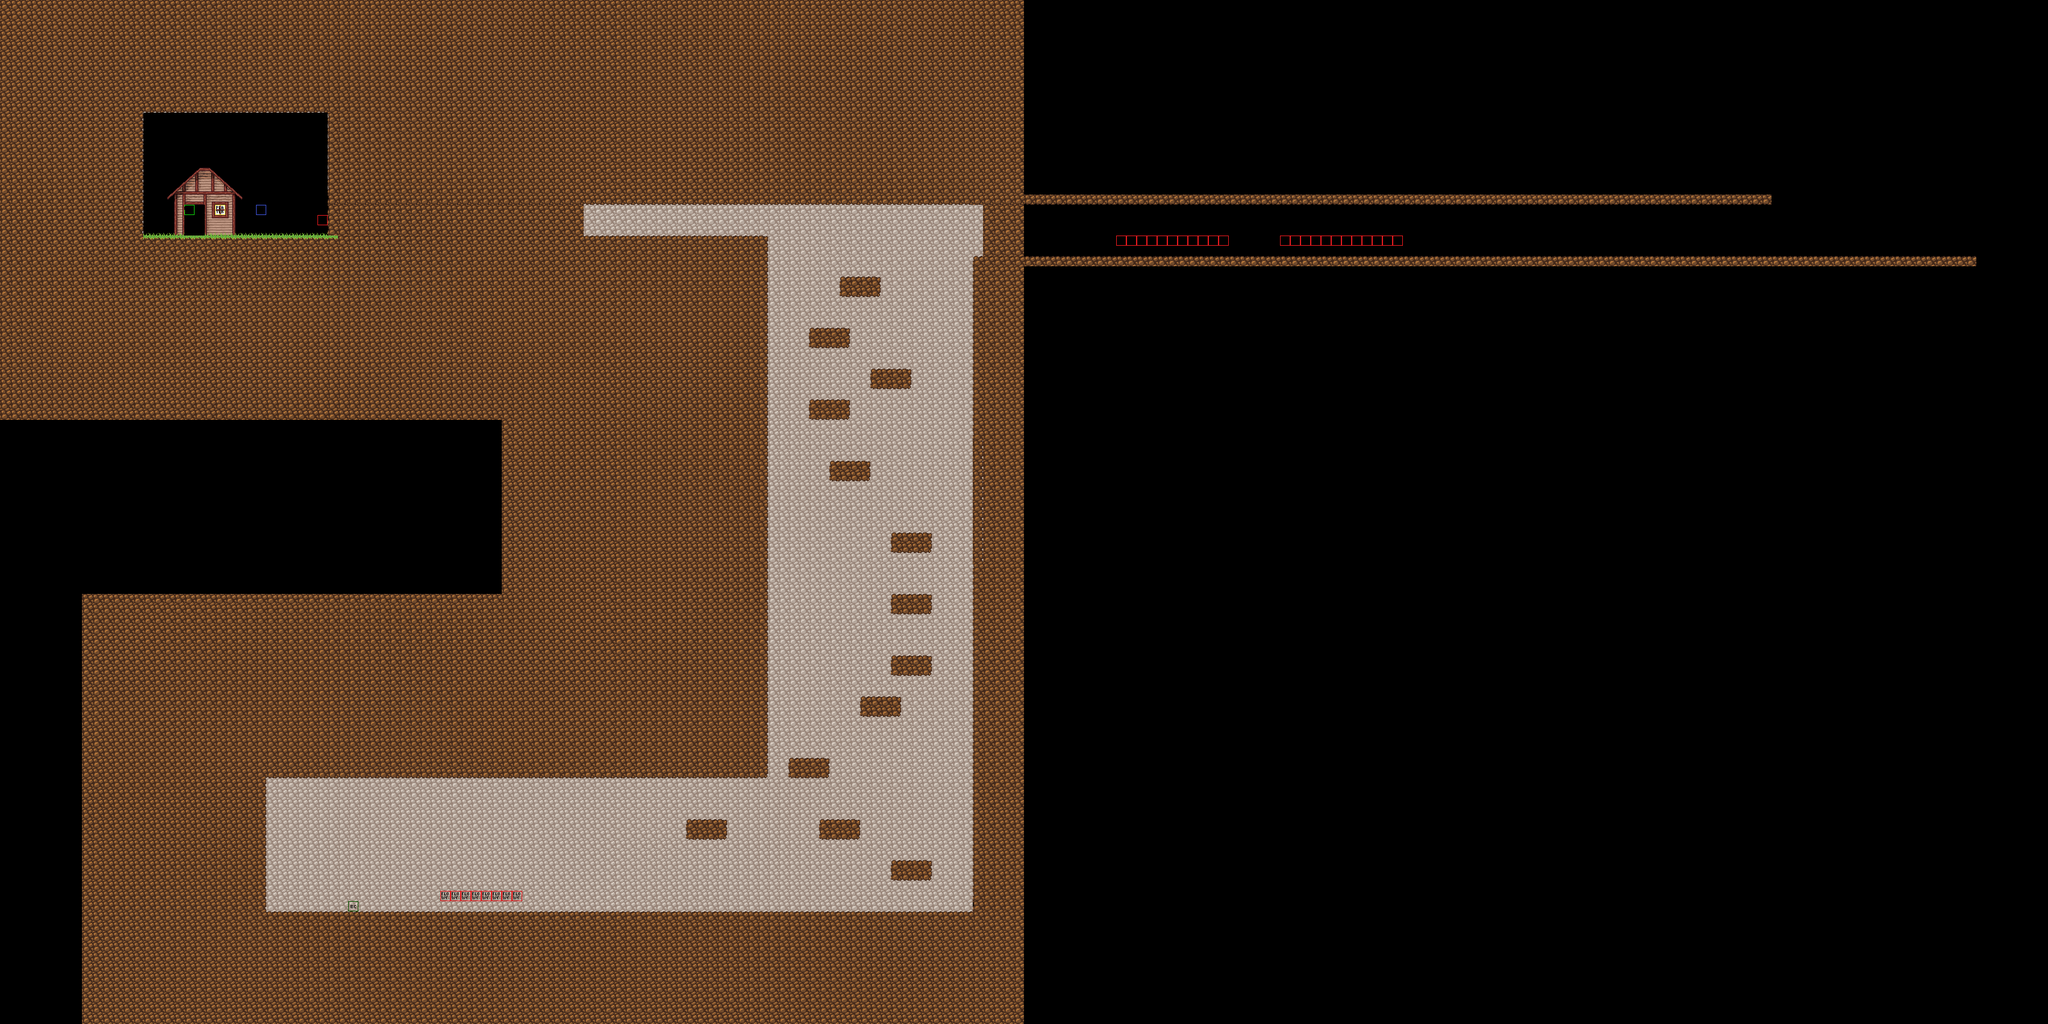

Rendered tile map (Tiled .tmx) drawn with the repository's tilesets; below, a short description and the map source with its tile grids summarised:
An orthogonal 200x100 tile map with 16x16 px tiles, 3 tile layers (bg1, collision, statics), 2 tilesets.

<map version="1.5" tiledversion="1.6.0" orientation="orthogonal" renderorder="right-down" width="200" height="100" tilewidth="16" tileheight="16" infinite="0" nextlayerid="4" nextobjectid="1">
 <editorsettings>
  <export target="village2.csv" format="csv" />
 </editorsettings>
 <tileset firstgid="1" name="sprite_sheet" tilewidth="16" tileheight="16" tilecount="88" columns="11">
  <image source="../Sprites/level_sheets/village1/sprite_sheet.png" width="176" height="128" />
 </tileset>
 <tileset firstgid="89" name="statics_stamps" tilewidth="16" tileheight="16" tilecount="32" columns="8">
  <image source="../Sprites/statics_stamps.png" width="128" height="64" />
 </tileset>
 <layer id="2" name="bg1" width="200" height="100">
  <data>[20000 cells, 8654 non-empty, 51 distinct tile ids]</data>
 </layer>
 <layer id="1" name="collision" width="200" height="100">
  <data>[20000 cells, 687 non-empty, 9 distinct tile ids]</data>
 </layer>
 <layer id="3" name="statics" width="200" height="100">
  <data>[20000 cells, 36 non-empty, 5 distinct tile ids]</data>
 </layer>
</map>
